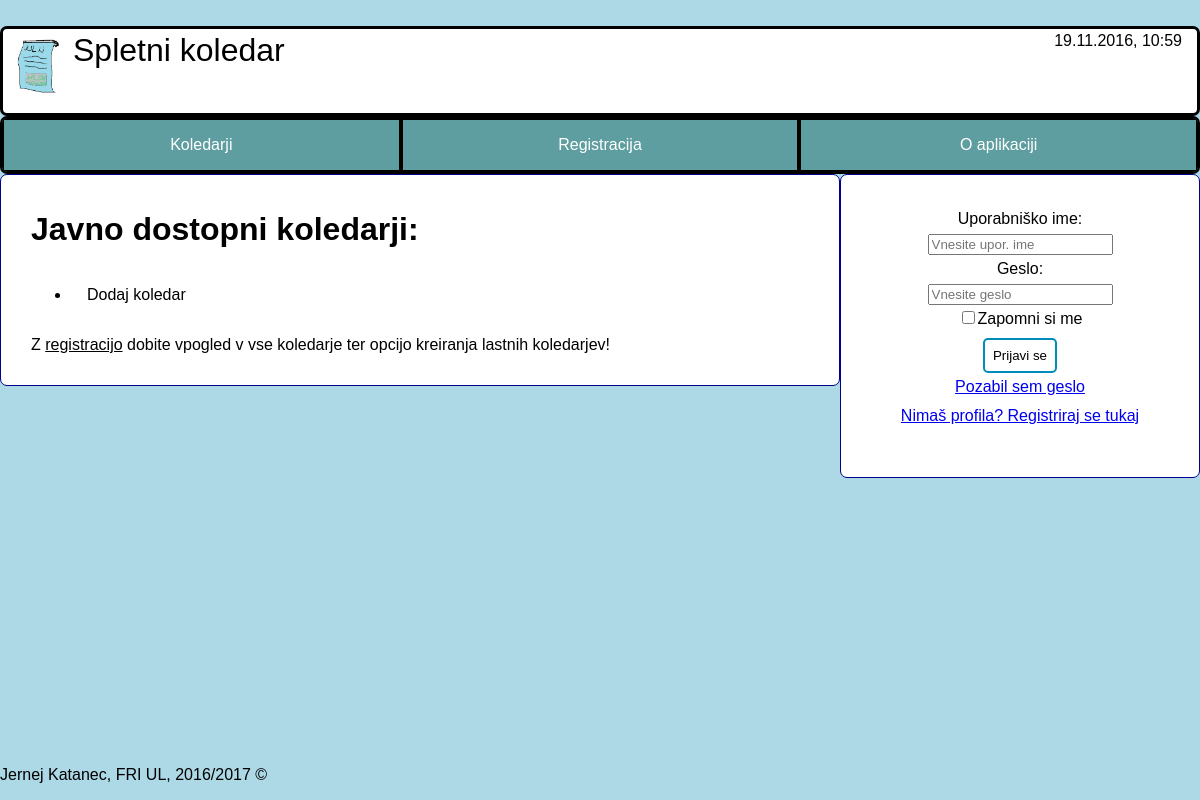
The app's page /koledarji/koledarji/, older data.
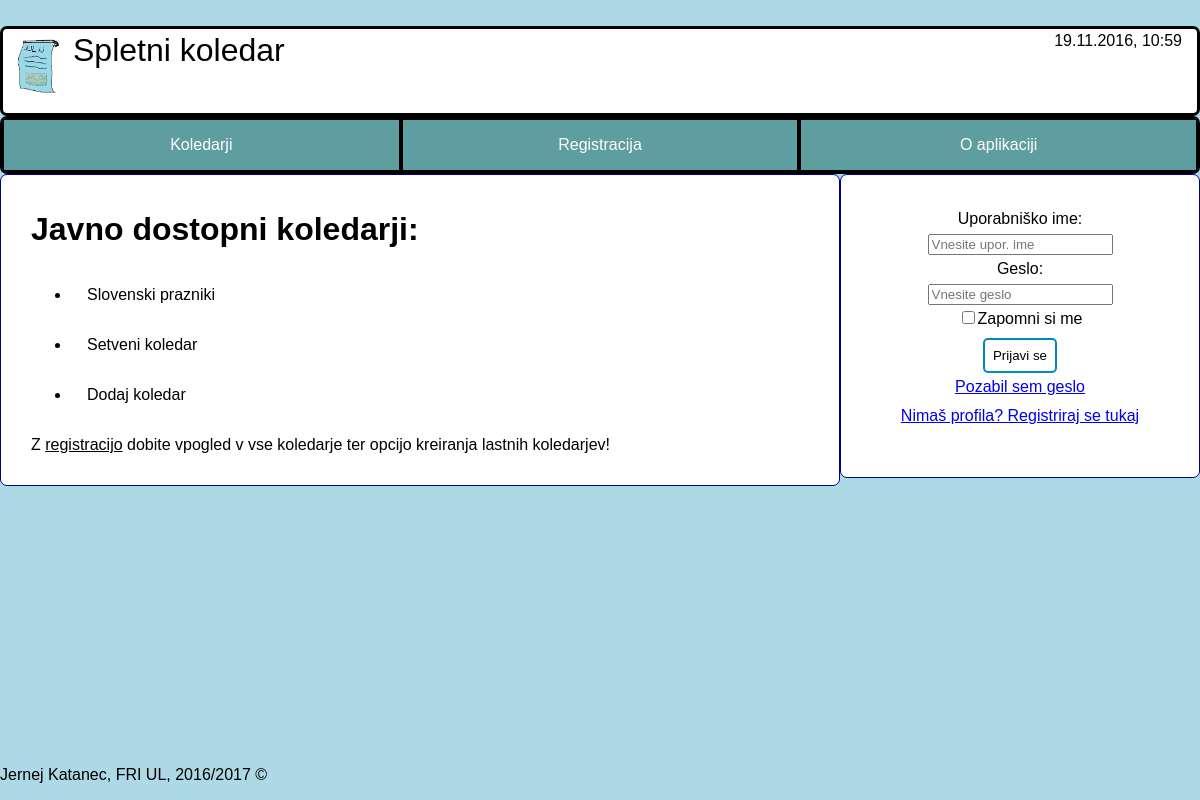
The same page, newer data.
### koledarji/models.py (models this page shows, shortened)
class Calendar(models.Model):
    name = models.CharField(max_length=250)
    description = models.CharField(max_length=1000)

### koledarji/views.py (the view)
class CalendarsView(generic.ListView):
    template_name = 'koledarji/calendars.html'
    context_object_name = 'calendars_list'
    def get_queryset(self):
        return Calendar.objects.all()

### koledarji/templates/koledarji/calendars.html (shortened to what this page needs)
﻿{% extends 'koledarji/base.html' %}
{% block body %}
    <div class="description" id="show">
        <h1>Javno dostopni koledarji:</h1>
        <ul>
            {% for calendar in calendars_list %}
            <li>
                <a href="{% url 'koledarji:detail' calendar.id %}">{{ calendar.name }}</a>
            </li>
            {% endfor %}
            <li>
                <a href="{% url 'koledarji:calendar_add' %}">Dodaj koledar</a>
            </li>
        </ul>
        <p>Z <a href="registration.html">registracijo</a> dobite vpogled v vse koledarje ter opcijo kreiranja lastnih koledarjev!</p>
    </div>
{% endblock %}

### koledarji/templates/koledarji/base.html (shortened to what this page needs)
{% load static %}
<!DOCTYPE html>
<html>
<head>
    <link rel="stylesheet" type="text/css" href="{% static 'koledarji/styles/style.css' %}" />
</head>
<body onload="startTime()">
    <header>
        <div style="float:left">
            <a href="{% url 'koledarji:index' %}">
                <img src="{% static 'koledarji/assets/Logo.png' %}" width="70" height="70" alt="logo" />
            </a>
        </div>
        <div>
            <a href="{% url 'koledarji:index' %}" class="head">Spletni koledar</a>
        </div>
        <div id="time"></div>
    </header>
    <nav>
        <ul class="general">
            <li>
                <a href="{% url 'koledarji:calendars' %}">Koledarji</a>
            </li>
            <li>
                <a href="{% url 'koledarji:register' %}">Registracija</a>
            </li>
            <li>
                <a href="{% url 'koledarji:about' %}">O aplikaciji</a>
            </li>
        </ul>
    </nav>
    {% block body %}
    {% endblock %}
    <div class="sign-up">
        <form method="POST" action="main.html#public">
            <label>Uporabniško ime: <input name="username" type="text" placeholder="Vnesite upor. ime" required /></label>
            <label>Geslo: <input name="password" type="password" placeholder="Vnesite geslo" required /></label>
            <label class="noLine"><input type="checkbox" id="remember">Zapomni si me</label>
            <label><input class="signIn" type="submit" value="Prijavi se" /></label>
            <label><a href="#">Pozabil sem geslo</a></label>
            <label><a id="reg" href="registration.html">Nimaš profila? Registriraj se tukaj</a></label>
        </form>
    </div>
    <footer>
        <p>Jernej Katanec, FRI UL, 2016/2017 ©</p>
    </footer>
</body>
</html>

### koledarji/static/koledarji/styles/style.css (style rules this page uses)
html { position: relative; min-height: 100%; }
body { background-color: lightblue; min-width:355px; max-width:1200px; margin-left:auto; margin-right:auto; }
.head { font-family:"Comic Sans MS", cursive, sans-serif; font-size:xx-large; color:black; text-align:center; text-decoration: none; display: inline-block; float:left; }
#time { text-align:right; padding-right:0px; right:0px; float:right; }
header { list-style-type: none; background-color: white; border: 3px solid black; padding: 15px; border-radius: 7px; text-decoration: none; padding-left:initial; overflow:auto }
.description { display:inline-block; background-color: white; width: 70%; float: left; padding: 15px; padding-left: 30px; border: 1px solid darkblue; border-radius: 7px; margin-bottom:50px; }
.description a { color:black!important; width: 400px!important; }
.sign-up { width: 30%; float: right; padding: 30px; border: 1px solid darkblue!important; border-radius: 7px; background-color:white; line-height:1.8; }
.sign-up label { float:none; text-align:center; display:flex; flex-flow:column; }
.signIn { border-radius: 5px; margin-top:5px; background-color: white; color: black; border: 2px solid #008CBA; padding:8px; }
form label { clear:both; float:right; }
li a { display: block; color:white; padding: 16px 16px; text-decoration: none; }
.general { margin: 0; width:100%; border: 2px solid black; text-align:center; padding-left:initial; border-radius: 7px; background-color:cadetblue; list-style-type: none; overflow: hidden; }
.general li { float: left; width:33.3333%; border: 2px solid black; }
.noLine { display:block!important; text-align:center; }
footer { position: absolute; bottom: 0; }
@media screen  
  and (max-height: 800px) and (max-width: 1200px) { header { padding-top:3px; padding-bottom:0; height:90px; } }

Row changes from the older to the newer data that the page shows:
added Calendar: name "Slovenski prazniki"
added Calendar: name "Setveni koledar"
